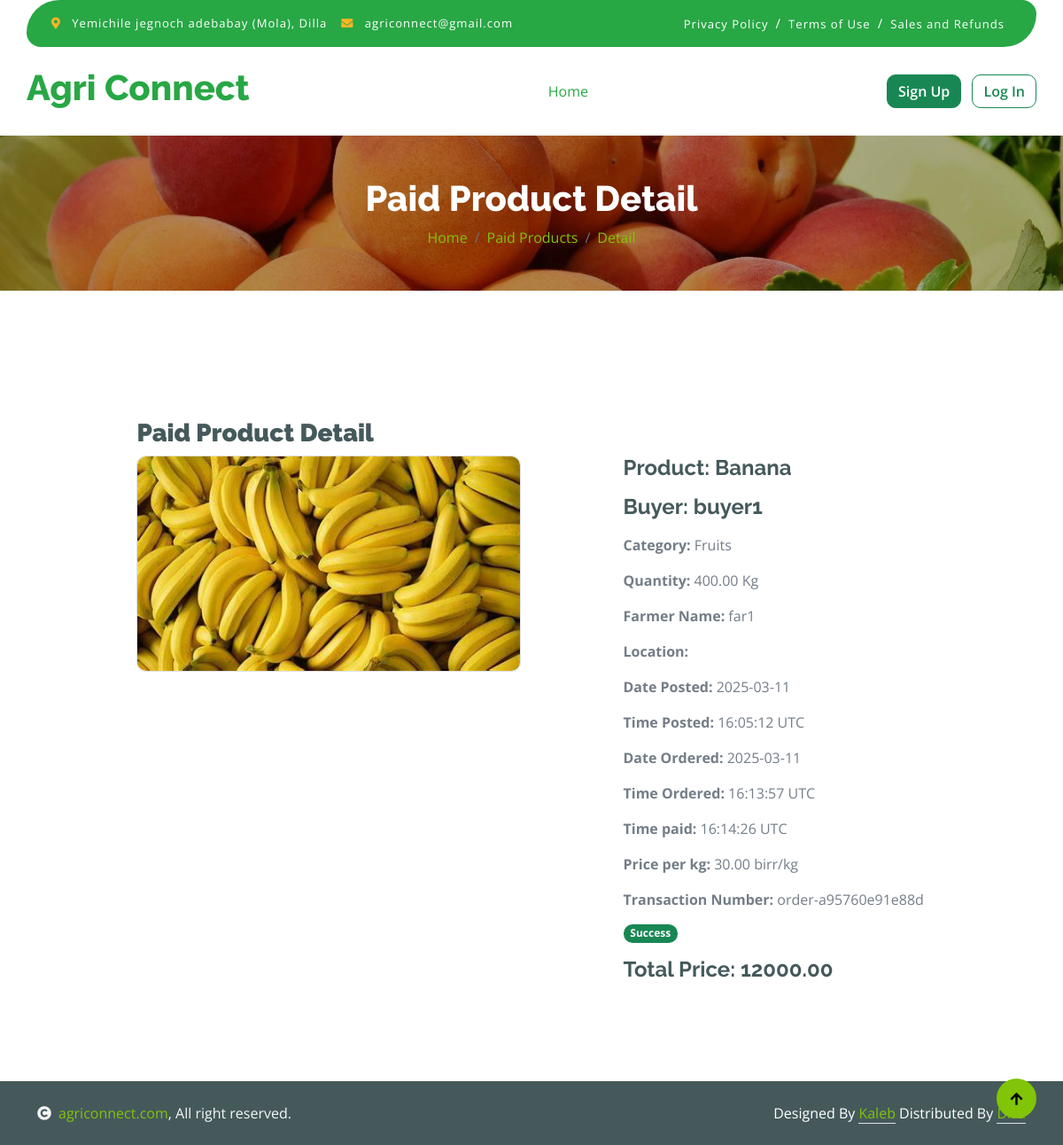
Screenshot of /cart/paid_detail/1/ with the database file from the repository.
### app/models.py (models this page shows, shortened)
class Paid(models.Model):
    paid_product_name = models.CharField(max_length=200)
    paid_product_quantity = models.DecimalField(max_digits=10, decimal_places=2, default=0.00)
    paid_product_price = models.DecimalField(max_digits=10, decimal_places=2, default=0.00)
    paid_product_image = models.ImageField(upload_to='products/', null=True, blank=True)
    paid_product_category = models.CharField(max_length=20)
    total_price = models.DecimalField(max_digits=10, decimal_places=2, default=0.00)
    created_at = models.DateTimeField()
    ordered_at = models.DateTimeField()
    paid_at = models.DateTimeField()
    transaction_reference = models.CharField(max_length=200, unique=True)  # Reference for the transaction
    payment_status = models.CharField(max_length=50, choices=[('pending', 'Pending'), ('success', 'Success'), ('failed', 'Failed')], default='pending')  # Payment status
    farmer = models.ForeignKey(
        settings.AUTH_USER_MODEL,
        related_name='farmer_paid_product',
        on_delete=models.SET_NULL,
        null=True,
        blank=True,
        limit_choices_to={'role': 'farmer'}
    )
    buyer = models.ForeignKey(
        settings.AUTH_USER_MODEL,
        related_name='buyer_paid_product',
        on_delete=models.SET_NULL,
        null=True,
        blank=True,
        limit_choices_to={'role': 'buyer'}
    )

class CustomUser(AbstractUser):
    STATUS = (
        ('farmer', 'Farmer'),
        ('buyer', 'Buyer'),
    )
    REGIONS = (
        ('Addis Ababa', 'Addis Ababa'),
        ('Afar', 'Afar'),
        ('Amhara', 'Amhara'),
        ('Benishangul-Gumuz', 'Benishangul-Gumuz'),
        ('Dire Dawa', 'Dire Dawa'),
        ('Gambela', 'Gambela'),
        ('Harari', 'Harari'),
        ('Oromia', 'Oromia'),
        ('Sidama', 'Sidama'),
        ('SNNP', 'SNNP'),
        ('Somali', 'Somali'),
        ('Tigray', 'Tigray'),
    )
    email = models.EmailField(unique=True)
    role = models.CharField("Role", max_length=100, choices=STATUS, default='none', blank=True)
    first_name = models.CharField(max_length=100)
    last_name = models.CharField(max_length=100)
    region = models.CharField(max_length=100, choices=REGIONS)
    zone = models.CharField(max_length=100)
    phone = models.CharField(max_length=20)
    is_activated = models.BooleanField(default=False)
    is_agreed = models.BooleanField(default=True)

### app/views.py (the view)
# urls.py: path('cart/paid_detail/<int:item_id>/', views.paid_detail, name='paid_detail'),
def paid_detail(request, item_id):
    item = get_object_or_404((Paid), id=item_id)
    return render(request, 'buyer/paid_detail.html', {'item': item})

### app/templates/buyer/paid_detail.html (shortened to what this page needs)
{% extends 'include/navbar.html' %}
{% block content %}
{% load static %}
<div class="container-fluid page-header py-5">
    <h1 class="text-center text-white display-6">Paid Product Detail</h1>
    <ol class="breadcrumb justify-content-center mb-0">
        <li class="breadcrumb-item"><a href="{% url 'product_list' %}">Home</a></li>
        <li class="breadcrumb-item"><a href="{% url 'paid' %}#paid">Paid Products</a></li>
        <li class="breadcrumb-item"><a href="#">Detail</a></li>
    </ol>
</div>
<div class="container-fluid py-5 mt-5" >
    <div class="container py-5" id="paid_detail">
                {% if item %}
                    <div class="row" style="margin: 0 9%;">
                        <h3><b>Paid Product Detail</b></h3>
                        <div class="col-lg-6">
                            <div class="border rounded">
                                {% if item.paid_product_image %}
                                <img src="{{ item.paid_product_image.url }}" class="img-fluid rounded" alt="{{ item.paid_product_name }}">
                                {% else %}
                                <img src="{% static 'img/best-product-1.jpg' %}" class="img-fluid rounded" alt="Default Image">
                                {% endif %}
                            </div>
                        </div>
                        <div class="col-lg-6" style="width: fit-content; margin-left: 10%;">
                            <h4 class="fw-bold mb-3">Product: {{ item.paid_product_name }}</h4>
                            <h4 class="fw-bold mb-3">Buyer: {{ item.buyer.first_name }}</h4>
                            <p class="mb-3"><b>Category:</b> {{ item.paid_product_category }}</p>
                            <p class="mb-3"><b>Quantity:</b> {{ item.paid_product_quantity }} Kg</p>
                            <p class="mb-3"><b>Farmer Name:</b> {{ item.farmer.first_name }}</p>
                            <p class="mb-3"><b>Location:</b> {{ item.farmer.location }}</p>
                            <p class="mb-3"><b>Date Posted:</b> {{ item.created_at|date:"Y-m-d" }}</p>
                            <p class="mb-3"><b>Time Posted:</b> {{ item.created_at|date:"H:i:s T" }}</p>
                            <p class="mb-3"><b>Date Ordered:</b> {{ item.ordered_at|date:"Y-m-d" }}</p>
                            <p class="mb-3"><b>Time Ordered:</b> {{ item.ordered_at|date:"H:i:s T" }}</p>
                            <p class="mb-3"><b>Time paid:</b> {{ item.paid_at|date:"H:i:s T" }}</p>
                            <p class="mb-3"><b>Price per kg:</b> {{ item.paid_product_price }} birr/kg</p>
                            <p class="mb-3"><b>Transaction Number:</b> {{ item.transaction_reference }} </p>
                            <p><span class="badge {% if item.payment_status == 'success' %}bg-success{% elif item.payment_status == 'pending' %}bg-warning{% else %}bg-danger{% endif %}">
                                {{ item.payment_status|title }}
                            </span></p>
                            <h4 class="fw-bold mb-3">Total Price: {{ item.total_price }}</h4>
                           {% else %}
                           <div id="product_detail" class="col-lg-12 mt-5">
                               <p>Please select a product to view its details.</p>
                           </div>
                           {% endif %}
                    </div>
                    </div>
        </div>
</div>
{% include 'include/copyright.html' %}
<a href="#" class="btn btn-primary border-3 border-primary rounded-circle back-to-top"><i class="fa fa-arrow-up"></i></a>
{% endblock %}

### static/css/style.css (style rules this page uses)
.back-to-top { position: fixed; right: 30px; bottom: 30px; display: flex; width: 45px; height: 45px; align-items: center; justify-content: center; transition: 0.5s; z-index: 99; }
.btn { font-weight: 600; transition: .5s; }
.page-header { position: relative; background: linear-gradient(rgba(0, 0, 0, 0.3), rgba(0, 0, 0, 0.3)), url(../img/cart-page-header-img.jpg); background-position: center center; background-repeat: no-repeat; background-size: cover; }
@media (min-width: 992px) { .hero-header, .page-header { margin-top: 152px !important; } }

### rows the page displays
Paid: paid_product_image (picture), paid_product_name "Banana", buyer.first_name "buyer1", paid_product_category "Fruits", paid_product_quantity "400.00", farmer.first_name "far1", created_at "2025-03-11", created_at "16:05:12 UTC", ordered_at "2025-03-11", ordered_at "16:13:57 UTC", paid_at "16:14:26 UTC", paid_product_price "30.00", transaction_reference "order-a95760e91e88d", payment_status "Success", total_price "12000.00"
